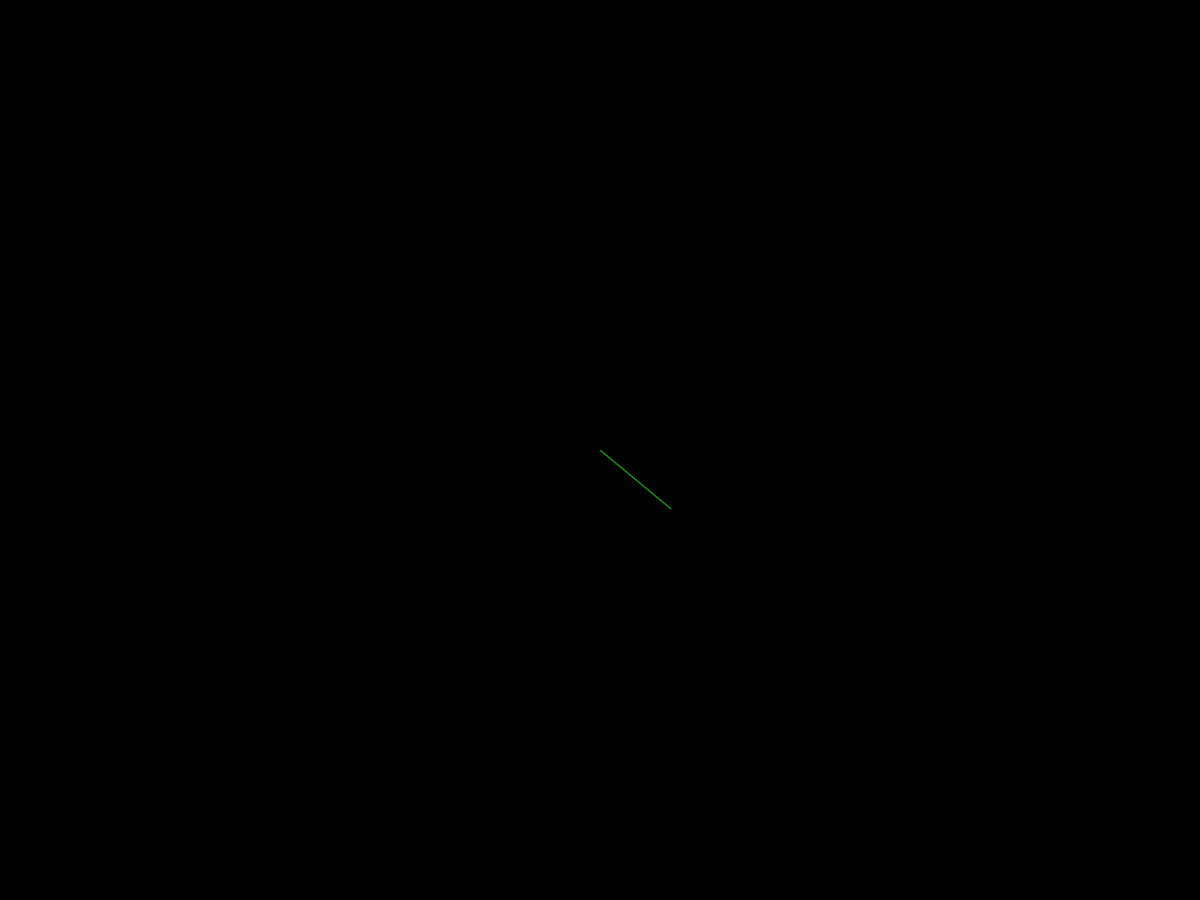
Frame 1 (no input)
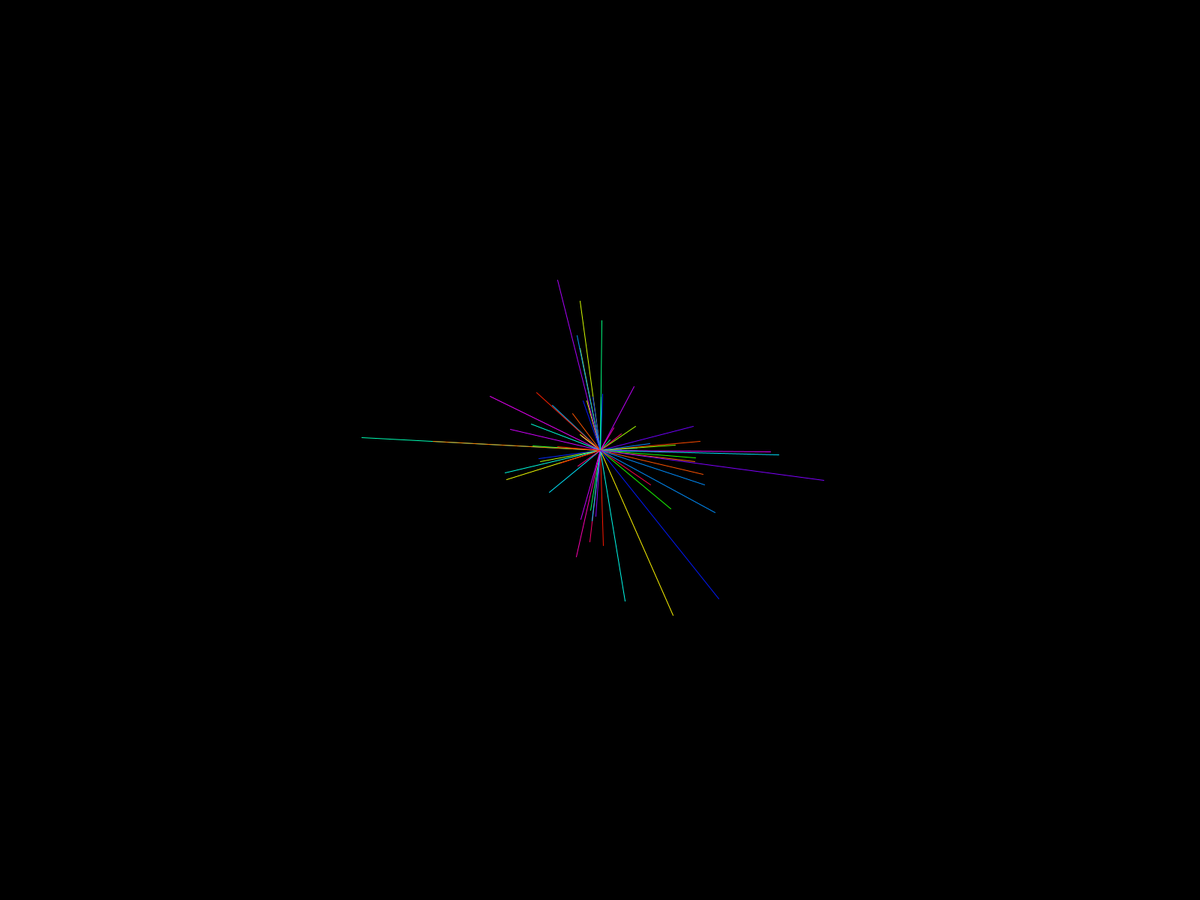
Frame 60 (the mouse pressed at the canvas centre just before this capture)
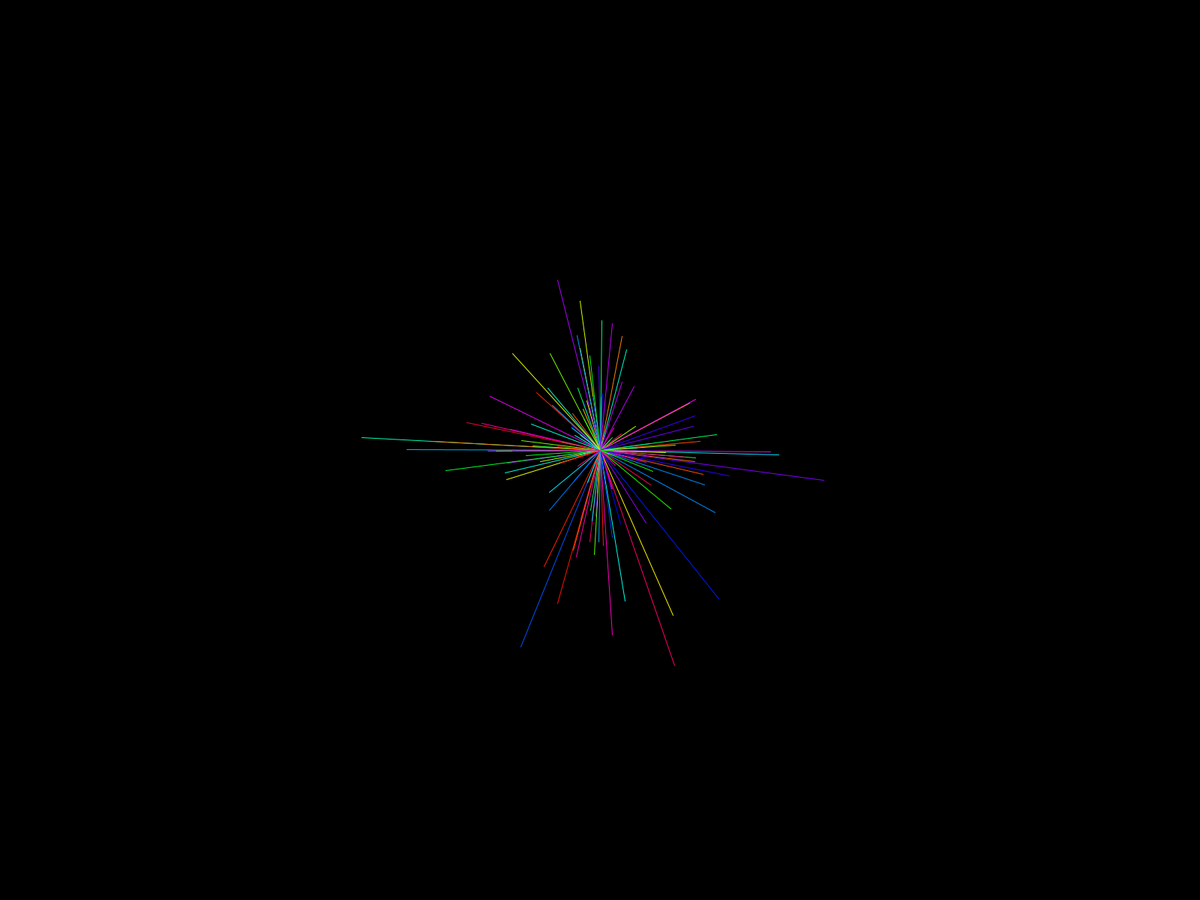
Frame 120 (the mouse held since frame 60 and released just before this capture)

The Processing sketch that drew these frames (run headless with seeded random() and noise(); from frame 60 on, the mouse is pressed at the canvas centre):

// Processing sketch: random_lines
// ── random_lines.pde
ArrayList<float[]> lines;

void setup(){
  colorMode(HSB, 360, 100, 100);
  fullScreen();
  lines = new ArrayList();
}

void draw(){
  background(0);
  translate(width/2,height/2);
  float[] temp = new float[5];
  float temp_1 = random(2*PI);
  //temp[0] = map(random(1),0,1,180,220)*sin(temp_1);
  //temp[1] = map(random(1),0,1,180,220)*cos(temp_1);
  temp[0] = randomGaussian()*150*sin(temp_1);
  temp[1] = randomGaussian()*150*cos(temp_1);
  temp[2] = random(360);
  lines.add(temp);
  
  if(lines.size() > 200){
    lines.remove(0);
  }
  
  for(float[] x : lines){
    stroke(x[2],100,100);
    line(0,0,x[0],x[1]);
  }
}
